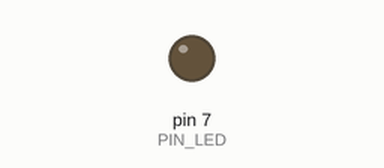
Bench run of a sketch on a simulated Arduino Uno, built with avr-gcc and run on an emulated ATmega328P. On the bench: output pins drawn as LEDs (lit = HIGH).

Above: at 0.1 s.
At 2.1 s:
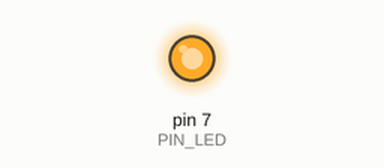
Timing chart, 0 to 3.6 s (numbered marks = the images above):
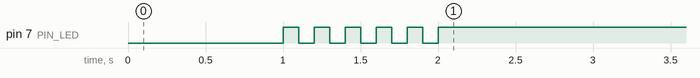

The sketch:

05_practice_2.ino
```cpp
#define PIN_LED 7
unsigned int count, toggle;

void setup() {
  pinMode(PIN_LED, OUTPUT);
  Serial.begin(115200);
  while (!Serial) {
    ;
  }

  digitalWrite(PIN_LED, 0);
  delay(1000);

  count = toggle = 0;
  while(count < 5){
    toggle = !toggle;
    digitalWrite(PIN_LED, toggle);
    if(toggle == 0){
      count++;
    }
    delay(100);
  }

  digitalWrite(PIN_LED, 1);

}

void loop() {
}
```
